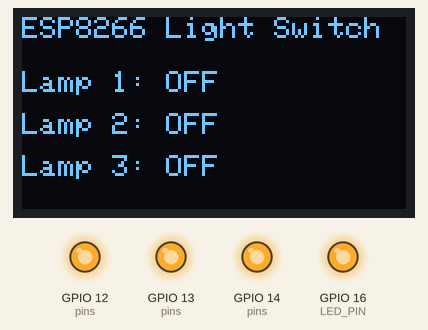
Recording of a sketch running on a simulated ESP8266 (Wemos D1 mini). Shown: 128×64 one-colour display, output pins drawn as LEDs (lit = HIGH). A WiFi scan finds three made-up networks; EEPROM starts erased; what the sketch prints to the serial monitor is not drawn.

Above: at 1.1 s.
Timing chart, 0 to 2.6 s (numbered marks = the images above):
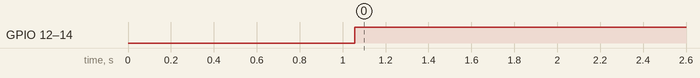

The sketch:

light-switch.ino
```cpp
#include "./app/App.cpp"
#include "./app/Event.cpp"
#include "./app/Logger.cpp"
#include "./display/OLEDService.cpp"
#include "./relays/RelayService.cpp"
#include "./io/IO.cpp"
#include "./storage/EEPROMStorage.cpp"
#include "./wireless/ESPNowService.cpp"


#include "App.h"

App app;

void setup() {
    app.setup();
    delay(1000);
}

void loop() {
    app.loop();
}
```

App.h
```cpp
#ifndef APP_H
#define APP_H

#include "OLEDService.h"
#include "ESPNowService.h"
#include "RelayService.h"
#include "Logger.h"
#include "Event.h"
#include "IO.h"
#include "EEPROMStorage.h"

enum AppState {
    APP_INIT,
    APP_SCAN,
    APP_CONNECT,
    APP_IDLE,
    APP_ANNOUNCE,
    APP_HANDLE_COMMAND,
};

class App {

public:
    void setup();
    void loop();

private:
    void handleState();

    AppState state;
    unsigned long lastAnnounce;
    bool scanStarted;

    // The hub shows a device as offline after 5 min without a packet,
    // so announce well within that window.
    static const unsigned long ANNOUNCE_INTERVAL = 60000;

    OLEDService oled;
    RelayService relays;
    ESPNowService espNow;
    IO io;
    EEPROMStorage storage;

    uint8_t peerMAC[6];

};

#endif
```

Event.h
```cpp
#ifndef Event_H
#define Event_H

#include <stdint.h>

// Lamp states changed: bit n = lamp n+1 is ON
typedef void (*SwitchCallback)(uint8_t mask);

class Event {

public:
    static void subscribe(SwitchCallback cb);
    static void publish(uint8_t mask);

private:
    static SwitchCallback subscribers[5];
    static int count;
};

#endif
```

Logger.h
```cpp
#ifndef LOGGER_H
#define LOGGER_H

#include <Arduino.h>

class Logger {

public:
    static void onSwitch(uint8_t mask);

};

#endif
```

OLEDService.h
```cpp
#ifndef OLEDSERVICE_H
#define OLEDSERVICE_H
#include <Arduino.h>
#include <Wire.h>
#include <Adafruit_GFX.h>
#include <Adafruit_SH110X.h>

class OLEDService {
#define I2C_ADDRESS 0x3C

public:
    void begin();
    static void onSwitch(uint8_t mask);

};

#endif
```

IO.h
```cpp
#ifndef IO_H
#define IO_H
#include <Arduino.h>

class IO {

public:
    void begin();
    void toggleDefaultLed();
    bool isDefaultPinPressed();
    bool isHoldDetected();

private:
    int LED_PIN = 16;          // GPIO2 / D4 on WeMos D1 Mini
    int _buttonPin = 0;
    unsigned long lastTrigger;
    bool ledState = false;             // Current LED state
    int INTERVAL = 500;      // Toggle interval in milliseconds

    bool isActive = false;
    unsigned long startTime;
    bool actionExecuted = true;
};

#endif
```

RelayService.h
```cpp
#ifndef RELAYSERVICE_H
#define RELAYSERVICE_H

#include <Arduino.h>

#define RELAY_COUNT 3

class RelayService {

public:
    void begin(uint8_t initialMask);

    // channel 1..RELAY_COUNT, or 0 for all lamps.
    // Returns true if the lamp state changed.
    bool set(int channel, bool on);

    uint8_t getMask() const { return mask; }
    uint8_t count() const { return RELAY_COUNT; }

private:
    void apply();

    uint8_t mask = 0;

    // D5, D6, D7 on NodeMCU / Wemos D1 mini (GPIO4/5 stay free for the OLED's I2C)
    const uint8_t pins[RELAY_COUNT] = { 14, 12, 13 };

    // Most relay modules switch ON when their input is LOW
    static const bool ACTIVE_LOW = true;
};

#endif
```

EEPROMStorage.h
```cpp
#ifndef EEPROM_STORAGE_H
#define EEPROM_STORAGE_H

#include <Arduino.h>
#include <EEPROM.h>

class EEPROMStorage {
public:
    EEPROMStorage(size_t size = 64);

    void begin();

    void saveMAC(const uint8_t* mac);
    bool loadMAC(uint8_t* mac);
    bool isValidMAC(const uint8_t* mac);

    // Lamp states (bit n = lamp n+1), restored after a power cut
    void saveRelayMask(uint8_t mask);
    bool loadRelayMask(uint8_t& mask);

private:
    size_t _size;
    const int _macStart = 0;        // 6 bytes
    const int _relayMaskAddr = 6;   // 1 byte
    const int _relayMagicAddr = 7;  // marks the mask as written
    static const uint8_t RELAY_MAGIC = 0xA5;
};

#endif
```

ESPNowService.h
```cpp
#ifndef ESPNOWSERVICE_H
#define ESPNOWSERVICE_H

#include <Arduino.h>
#include <ESP8266WiFi.h>
#include <ArduinoJson.h>

extern "C" {
    #include <espnow.h>
    #include <user_interface.h>
}

// Hub protocol: https://github.com/dalilawini/iot-network-gateway/blob/main/docs/espnow-protocol.md
#define ESPNOW_CHANNEL   1     // the hub listens on channel 1
#define ESPNOW_MAX_LEN   128   // the hub never sends more than 127 bytes

class ESPNowService {
public:
    static ESPNowService* instance;

    ESPNowService();

    void begin();

    void startScan();
    bool handleScan();

    bool isConnected();
    void start(); // init ESP-NOW
    uint8_t* getMacAddress();
    void setMacAddress(uint8_t* );

    // Device -> hub: {"type":"switch","ch":3}
    void announce(uint8_t channels);

    // Hub -> device: {"cmd":"set","ch":2,"on":true}  (ch 0 = all lamps)
    bool hasCommand() const { return rxReady; }
    bool pollCommand(int& channel, bool& on);

    static void send_cb(uint8_t *mac, uint8_t status);
    static void recv_cb(uint8_t *mac, uint8_t *data, uint8_t len);

    const char* WIFI_SSID = "MyESP_AP";
    const char* WIFI_PASSWORD = "12345678";
private:
    void connect( const char* SSID ,const char* PASSWORD);

    static uint8_t peerMAC[6];  // MAC of AP / ESP-NOW peer
    bool connected;
    bool espNowReady;

    // Last packet received from the hub, handled in the main loop
    static uint8_t rxBuffer[ESPNOW_MAX_LEN];
    static volatile uint8_t rxLen;
    static volatile bool rxReady;
};

#endif
```

Measured:
- by itself, GPIO 12 (pins), GPIO 13 (pins), GPIO 14 (pins): LOW → HIGH at 1.1 s
